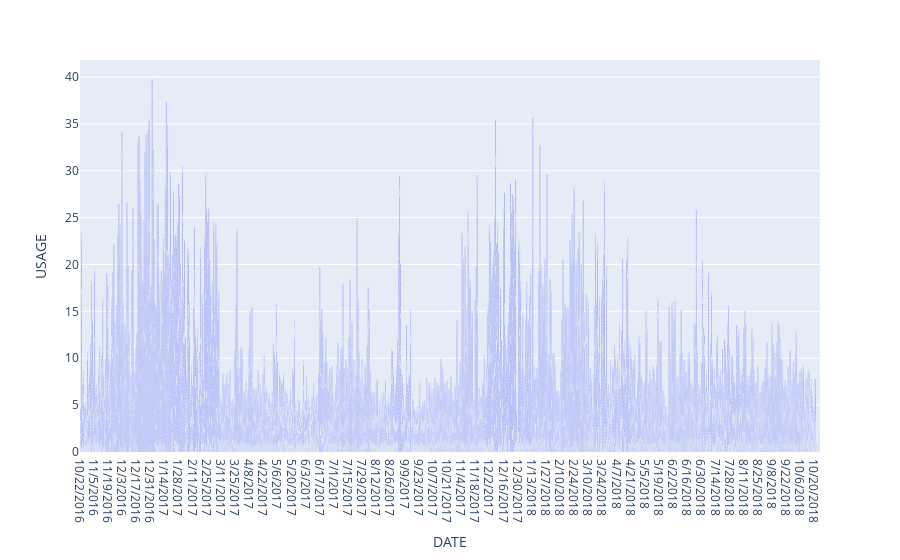

Write notebook code for a chart like this one.
### Code cell


### Figure 1 — Plotly figure (JSON) as saved in the notebook; plotly's stock layout.template omitted (floating-point values rounded to 4 significant figures; data arrays with more than 128 entries replaced by an {"elided": "..."} marker saying what was removed)
{"data": [{"alignmentgroup": "True", "hovertemplate": "DATE=%{x}<br>USAGE=%{y}<extra></extra>", "legendgroup": "", "marker": {"color": "#636efa", "pattern": {"shape": ""}}, "name": "", "offsetgroup": "", "orientation": "v", "showlegend": false, "textposition": "auto", "type": "bar", "x": {"elided": "70368 str values"}, "xaxis": "x", "y": {"elided": "70368 float values"}, "yaxis": "y"}], "layout": {"barmode": "relative", "legend": {"tracegroupgap": 0}, "margin": {"t": 60}, "xaxis": {"anchor": "y", "domain": [0, 1], "title": {"text": "DATE"}}, "yaxis": {"anchor": "x", "domain": [0, 1], "title": {"text": "USAGE"}}}}
